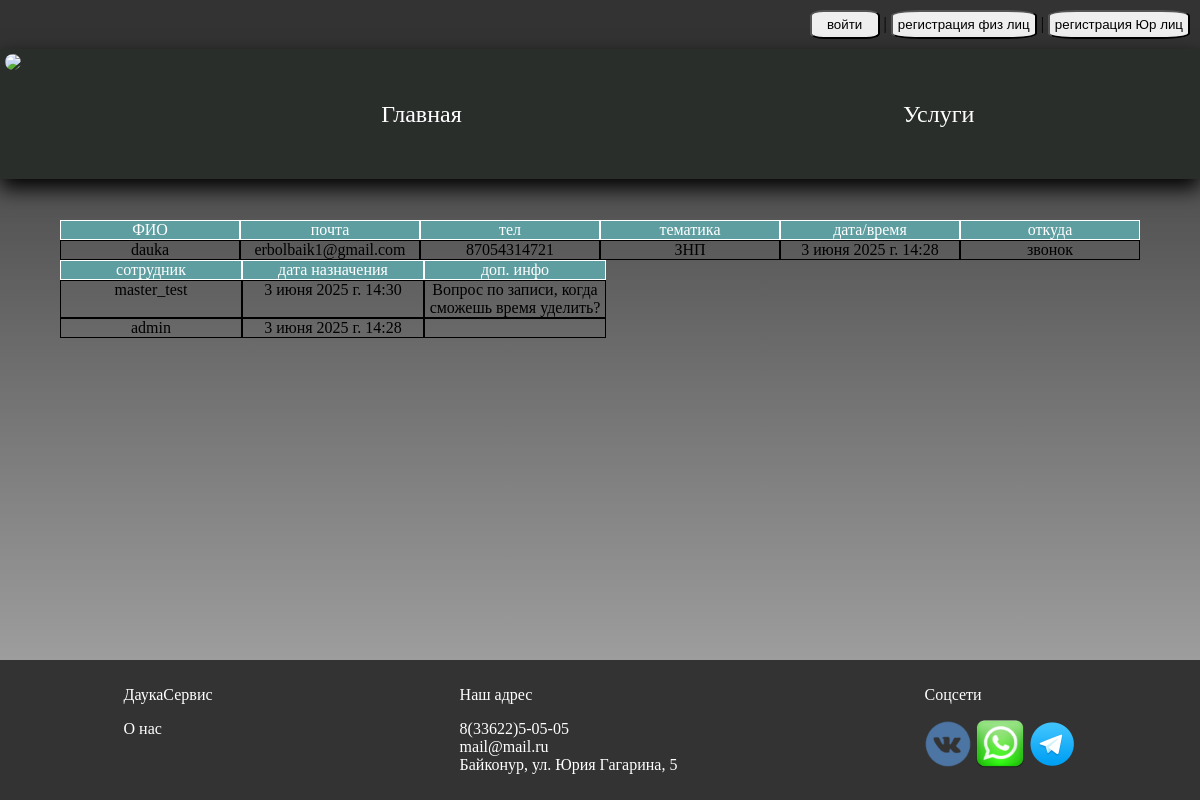
Page /voices/6/ on the committed database.
### voiceService/models.py (models this page shows, shortened)
class Voice(models.Model):
    client = models.ForeignKey(CustomUser, null=True, blank=True, on_delete=models.SET_NULL,
                               verbose_name='зарег. клиент')
    full_name = models.CharField(max_length=255, blank=True, verbose_name='ФИО')
    phone = models.CharField('телефон', max_length=30, blank=True)
    email = models.EmailField('почта', blank=True)
    created_at = models.DateTimeField(auto_now_add=True, verbose_name='время обращения')
    topic = models.ForeignKey(Topic, verbose_name='тематика', on_delete=models.SET_NULL, null=True)
    source = models.CharField(max_length=50, choices=[
        ('instagram', 'Instagram'),
        ('call', 'звонок'),
        ('vk', 'ВК'),
        ('tg', 'телеграм'),
        ('whatsapp', 'WhatsApp'),
    ], verbose_name='откуда заявка')
    status = models.BooleanField('Статус', default=False)
    class Meta:
        verbose_name = 'заявка'
        verbose_name_plural = 'заявки'

class Topic(models.Model):
    title = models.CharField(max_length=255)
    class Meta:
        verbose_name = 'тема заявки'
        verbose_name_plural = 'темы заявки'
    def __str__(self):
        return f'{self.title}'

class VoiceAssignment(models.Model):
    voice = models.ForeignKey(Voice, on_delete=models.CASCADE, related_name='assignments', verbose_name='Заявка')
    employee = models.ForeignKey(CustomUser, on_delete=models.SET_NULL, null=True, blank=True, verbose_name='Сотрудник')
    assigned_at = models.DateTimeField(auto_now_add=True, verbose_name='Дата назначения')
    additional_info = models.TextField(blank=True, verbose_name='Доп. инфо')
    class Meta:
        verbose_name = 'История назначения'
        verbose_name_plural = 'История назначений'

### userManager/models.py (models this page shows)
class CustomUser(AbstractUser):
    inn = models.PositiveIntegerField('ИНН', blank=True, null=True, unique=True)
    email = models.EmailField(unique=True)

### voiceService/views.py (the view)
# urls.py: path('voices/<int:pk>/', VoiceDetailView.as_view(), name='voice_detail'),
class VoiceDetailView(DetailView):
    model = Voice
    template_name = 'voice_detail.html'  # Укажите путь к вашему шаблону
    context_object_name = 'object'  # Имя контекстного объекта, доступного в шаблоне
    def get_context_data(self, **kwargs):
        context = super().get_context_data(**kwargs)
        voice = self.object  # Получаем текущий объект Voice
        masters = CustomUser.objects.filter(groups__name='Мастер').distinct()
        context['voice_assignments'] = VoiceAssignment.objects.filter(voice=voice).order_by('-assigned_at')  # Фильтруем назначения
        context['form'] = VoiceAssignmentForm()  # Добавляем форму в контекст
        context['masters'] = masters
        return context

### userManager/views.py (called while the page is built)
def auth_form_processor(request):
    creating_form = UserForm()
    auth_form = AuthenticationForm()
    creating_form_legal = LegalEntity()
    return {
        'creating_form': creating_form,
        'auth_form': auth_form,
        'creating_form_legal': creating_form_legal,
        'roles':list(request.user.groups.all().values_list('name', flat=True)) if request.user.is_authenticated else []
    }

### templates/voice_detail.html (shortened to what this page needs)
{% extends 'base.html' %}
{% block content %}
<div class="row d-flex" style="color:#ffffff;background-color: cadetblue;margin-top: 20px;">
    <div class="col">ФИО</div>
    <div class="col">почта</div>
    <div class="col">тел</div>
    <div class="col">тематика</div>
    <div class="col">дата/время</div>
    <div class="col">откуда</div>
</div>
<div class="row d-flex">
    <div class="col">{{ object.client|default:object.full_name }}</div>
    <div class="col">{{object.email}}</div>
    <div class="col">{{object.phone}}</div>
    <div class="col">{{object.topic}}</div>
    <div class="col">{{object.created_at}}</div>
    <div class="col">{{object.get_source_display}}</div>
</div>
{% if voice_assignments %}
<div class="row d-flex" style="color:#ffffff;">
    <div class="col" style="background-color: cadetblue">сотрудник</div>
    <div class="col" style="background-color: cadetblue">дата назначения</div>
    <div class="col" style="background-color: cadetblue">доп. инфо</div>
</div>
    {% for voice_assignment in voice_assignments %}
        <div class="row d-flex">
            <div class="col">{{voice_assignment.employee}}</div>
            <div class="col">{{voice_assignment.assigned_at}}</div>
            <div class="col">{{voice_assignment.additional_info}}</div>
        </div>
    {% endfor %}
{% endif %}
{% endblock %}

### static/style.css (style rules this page uses)
body { margin: 0; font-family: "Finder"; height: 100%; background: rgba(0, 0, 0, 0.15); position:relative; background: linear-gradient(to bottom, rgba(0, 0, 0, 0.8), rgba(67, 67, 67, 0.4)); }
.d-flex { display:flex; }

### templates/voice_detail.html (style rules this page uses)
.col { width: calc(100%/6); }
.row .col { border: solid 1px; text-align:center; }

### rows in the picture
Voice: client "dauka", email "erbolbaik1@gmail.com", phone "87054314721", topic "ЗНП", created_at "3 июня 2025 г. 14:28", source "звонок"
VoiceAssignment: employee "master_test", assigned_at "3 июня 2025 г. 14:30", additional_info "Вопрос по записи, когда сможешь время уделить?"
VoiceAssignment: employee "admin", assigned_at "3 июня 2025 г. 14:28"
